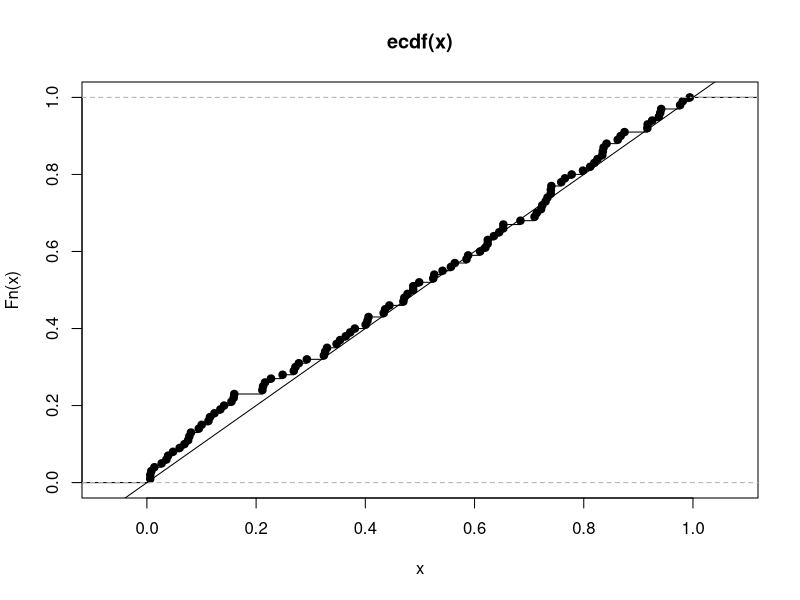
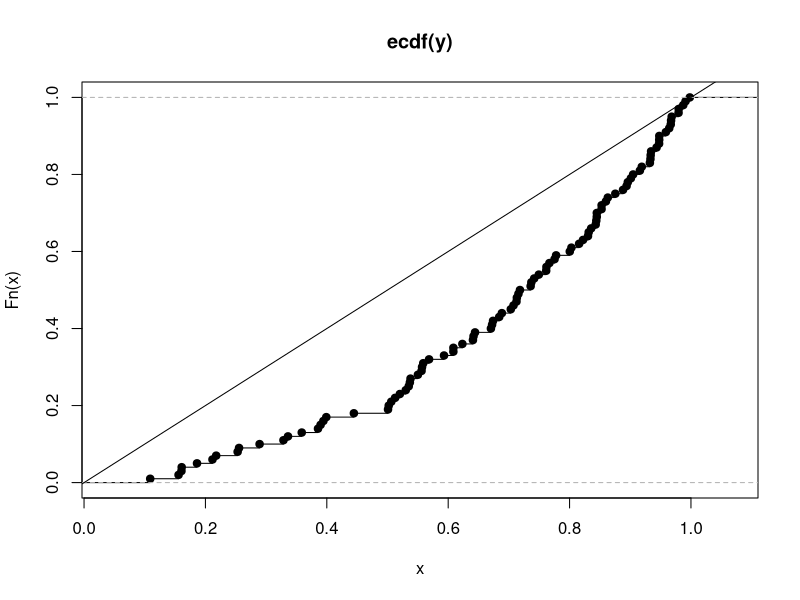

Recreate these plots in R, in order. (Note: this script raises an error after producing the figures.)
# Равномерное
# 1
n = 100
x = runif(n)
y = sqrt(runif(n))

plot(ecdf(x))
abline(0, 1)
plot(ecdf(y))
abline(0, 1)

?ks.test

ks.test(x, 'punif')
ks.test(y, 'punif')

# Показательное
# 2
x = Condit[,1]
boxplot(x)
hist(x, breaks="FD")

n = length(x)
y = 1:n
z = 1:n
s = 0
for (k in 1:length(x)){
  s = s + x[k]
  y[k] = s
}
z = y / y[n]
z[n] = NA
plot(ecdf(z))
ks.test(z, 'punif')

# 3
right_threshold = quantile(x, 0.75) + 1.5*IQR(x)
left_threshold = quantile(x, 0.25) - 1.5*IQR(x)
x_cleaned = ifelse(x>right_threshold | x < left_threshold, NA, x)

x_cleaned = na.omit(x_cleaned)

boxplot(x_cleaned)
hist(x_cleaned, breaks="FD")

n = length(x_cleaned)
y = cumsum(x_cleaned)
z = y / y[n]
z[n] = NA
plot(ecdf(z))
ks.test(z, 'punif')

# Нормальное
# 4
x = Employees[, "SALARY"]

boxplot(x)
hist(x, breaks="FD")

?qqnorm
qqnorm(x)
qqline(x)

# 5
# критерий Колмогорова с поправкой Лильефорса
?lillie.test
lillie.test(x)

# критерий Крамера ― фон Мизеса
?cvm.test
cvm.test(x)

# критерий Андерсона — Дарлинга
?ad.test
ad.test(x)

# критерий Шапиро — Франчиа
?sf.test
sf.test(x)

log_freq = Prefix.ver[, "LogFrequency"]
#log_freq = ifelse(log_freq == 0, NA, x)
#log_freq = na.omit(log_freq)

plot(ecdf(log_freq))
boxplot(log_freq)
hist(log_freq, breaks="FD")

qqnorm(log_freq)
qqline(log_freq)

lillie.test(log_freq)
cvm.test(log_freq)
ad.test(log_freq)
sf.test(log_freq)


# HW
x = Uniform[, 1]
#x = runif(10000)
z = log(x / (1 - x))

plot(ecdf(z))
boxplot(z)
hist(z, breaks="FD")

lillie.test(z)
cvm.test(z)
ad.test(z)
sf.test(z)

qqnorm(z)
qqline(z)

